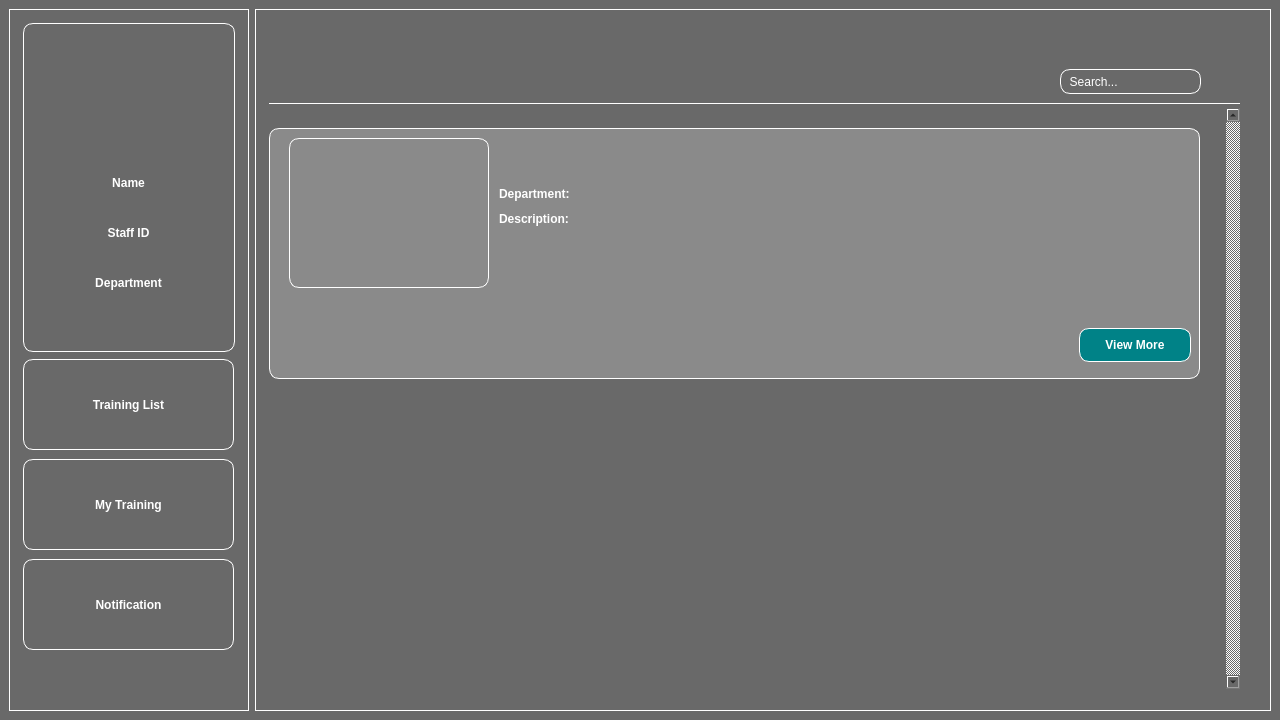
<?xml version="1.0" encoding="UTF-8"?>
<ui version="4.0">
 <class>MainWindow</class>
 <widget class="QMainWindow" name="MainWindow">
  <property name="geometry">
   <rect>
    <x>0</x>
    <y>0</y>
    <width>1280</width>
    <height>720</height>
   </rect>
  </property>
  <property name="minimumSize">
   <size>
    <width>1280</width>
    <height>720</height>
   </size>
  </property>
  <property name="maximumSize">
   <size>
    <width>1280</width>
    <height>720</height>
   </size>
  </property>
  <property name="windowTitle">
   <string>MainWindow</string>
  </property>
  <property name="styleSheet">
   <string notr="true">background-color: #696969;</string>
  </property>
  <widget class="QWidget" name="centralwidget">
   <property name="minimumSize">
    <size>
     <width>1280</width>
     <height>720</height>
    </size>
   </property>
   <property name="maximumSize">
    <size>
     <width>1280</width>
     <height>720</height>
    </size>
   </property>
   <property name="autoFillBackground">
    <bool>false</bool>
   </property>
   <layout class="QHBoxLayout" name="horizontalLayout">
    <item>
     <widget class="QFrame" name="side_frame">
      <property name="minimumSize">
       <size>
        <width>240</width>
        <height>0</height>
       </size>
      </property>
      <property name="maximumSize">
       <size>
        <width>240</width>
        <height>16777215</height>
       </size>
      </property>
      <property name="styleSheet">
       <string notr="true">border: 1px solid white;</string>
      </property>
      <property name="frameShape">
       <enum>QFrame::StyledPanel</enum>
      </property>
      <property name="frameShadow">
       <enum>QFrame::Raised</enum>
      </property>
      <widget class="QFrame" name="profile_frame">
       <property name="geometry">
        <rect>
         <x>14</x>
         <y>14</y>
         <width>212</width>
         <height>329</height>
        </rect>
       </property>
       <property name="styleSheet">
        <string notr="true">border-radius: 10px;</string>
       </property>
       <property name="frameShape">
        <enum>QFrame::StyledPanel</enum>
       </property>
       <property name="frameShadow">
        <enum>QFrame::Raised</enum>
       </property>
       <widget class="QPushButton" name="profile_button">
        <property name="geometry">
         <rect>
          <x>63</x>
          <y>40</y>
          <width>90</width>
          <height>90</height>
         </rect>
        </property>
        <property name="sizePolicy">
         <sizepolicy hsizetype="Minimum" vsizetype="Fixed">
          <horstretch>0</horstretch>
          <verstretch>0</verstretch>
         </sizepolicy>
        </property>
        <property name="minimumSize">
         <size>
          <width>90</width>
          <height>90</height>
         </size>
        </property>
        <property name="maximumSize">
         <size>
          <width>90</width>
          <height>90</height>
         </size>
        </property>
        <property name="styleSheet">
         <string notr="true">border: none;
border-radius: 50%;
</string>
        </property>
        <property name="text">
         <string/>
        </property>
        <property name="icon">
         <iconset>
          <normaloff>profile.png</normaloff>profile.png</iconset>
        </property>
        <property name="iconSize">
         <size>
          <width>90</width>
          <height>90</height>
         </size>
        </property>
       </widget>
       <widget class="QLabel" name="name_label">
        <property name="geometry">
         <rect>
          <x>10</x>
          <y>150</y>
          <width>191</width>
          <height>20</height>
         </rect>
        </property>
        <property name="layoutDirection">
         <enum>Qt::LeftToRight</enum>
        </property>
        <property name="styleSheet">
         <string notr="true">border: none;
color: white;
font-weight: bold;
</string>
        </property>
        <property name="text">
         <string>Name</string>
        </property>
        <property name="alignment">
         <set>Qt::AlignCenter</set>
        </property>
       </widget>
       <widget class="QLabel" name="staff_id_label">
        <property name="geometry">
         <rect>
          <x>10</x>
          <y>200</y>
          <width>191</width>
          <height>20</height>
         </rect>
        </property>
        <property name="styleSheet">
         <string notr="true">border: none;
color: white;
font-weight: bold;</string>
        </property>
        <property name="text">
         <string>Staff ID</string>
        </property>
        <property name="alignment">
         <set>Qt::AlignCenter</set>
        </property>
       </widget>
       <widget class="QLabel" name="department_label">
        <property name="geometry">
         <rect>
          <x>10</x>
          <y>250</y>
          <width>191</width>
          <height>20</height>
         </rect>
        </property>
        <property name="styleSheet">
         <string notr="true">border: none;
color: white;
font-weight: bold;</string>
        </property>
        <property name="text">
         <string>Department</string>
        </property>
        <property name="alignment">
         <set>Qt::AlignCenter</set>
        </property>
       </widget>
       <widget class="QLabel" name="name_db">
        <property name="geometry">
         <rect>
          <x>10</x>
          <y>170</y>
          <width>191</width>
          <height>20</height>
         </rect>
        </property>
        <property name="styleSheet">
         <string notr="true">border: none;
color: white;</string>
        </property>
        <property name="text">
         <string/>
        </property>
        <property name="alignment">
         <set>Qt::AlignCenter</set>
        </property>
       </widget>
       <widget class="QLabel" name="id_db">
        <property name="geometry">
         <rect>
          <x>10</x>
          <y>220</y>
          <width>191</width>
          <height>20</height>
         </rect>
        </property>
        <property name="styleSheet">
         <string notr="true">border: none;
color: white;</string>
        </property>
        <property name="text">
         <string/>
        </property>
        <property name="alignment">
         <set>Qt::AlignCenter</set>
        </property>
       </widget>
       <widget class="QLabel" name="department_db">
        <property name="geometry">
         <rect>
          <x>10</x>
          <y>270</y>
          <width>191</width>
          <height>20</height>
         </rect>
        </property>
        <property name="styleSheet">
         <string notr="true">border: none;
color: white;</string>
        </property>
        <property name="text">
         <string/>
        </property>
        <property name="alignment">
         <set>Qt::AlignCenter</set>
        </property>
       </widget>
      </widget>
      <widget class="QPushButton" name="my_training_button">
       <property name="geometry">
        <rect>
         <x>14</x>
         <y>450</y>
         <width>211</width>
         <height>91</height>
        </rect>
       </property>
       <property name="styleSheet">
        <string notr="true">color: white;
font-weight: bold;
border-radius: 10px;</string>
       </property>
       <property name="text">
        <string>My Training</string>
       </property>
      </widget>
      <widget class="QPushButton" name="list_button">
       <property name="geometry">
        <rect>
         <x>14</x>
         <y>350</y>
         <width>211</width>
         <height>91</height>
        </rect>
       </property>
       <property name="styleSheet">
        <string notr="true">color: white;
font-weight: bold;
border-radius: 10px;</string>
       </property>
       <property name="text">
        <string>Training List</string>
       </property>
      </widget>
      <widget class="QPushButton" name="notification_button">
       <property name="geometry">
        <rect>
         <x>14</x>
         <y>550</y>
         <width>211</width>
         <height>91</height>
        </rect>
       </property>
       <property name="styleSheet">
        <string notr="true">color: white;
font-weight: bold;
border-radius: 10px;</string>
       </property>
       <property name="text">
        <string>Notification</string>
       </property>
      </widget>
      <widget class="QPushButton" name="logout_button">
       <property name="geometry">
        <rect>
         <x>14</x>
         <y>650</y>
         <width>51</width>
         <height>41</height>
        </rect>
       </property>
       <property name="styleSheet">
        <string notr="true">border: none;
border-radius: 50%;</string>
       </property>
       <property name="text">
        <string/>
       </property>
       <property name="icon">
        <iconset>
         <normaloff>logout.png</normaloff>logout.png</iconset>
       </property>
       <property name="iconSize">
        <size>
         <width>45</width>
         <height>45</height>
        </size>
       </property>
      </widget>
     </widget>
    </item>
    <item>
     <widget class="QFrame" name="main_frame">
      <property name="styleSheet">
       <string notr="true">border: 1px solid white;</string>
      </property>
      <property name="frameShape">
       <enum>QFrame::StyledPanel</enum>
      </property>
      <property name="frameShadow">
       <enum>QFrame::Raised</enum>
      </property>
      <widget class="QLabel" name="header">
       <property name="geometry">
        <rect>
         <x>14</x>
         <y>14</y>
         <width>971</width>
         <height>81</height>
        </rect>
       </property>
       <property name="sizePolicy">
        <sizepolicy hsizetype="Preferred" vsizetype="Preferred">
         <horstretch>0</horstretch>
         <verstretch>0</verstretch>
        </sizepolicy>
       </property>
       <property name="font">
        <font>
         <pointsize>22</pointsize>
         <weight>75</weight>
         <bold>true</bold>
        </font>
       </property>
       <property name="styleSheet">
        <string notr="true">border: none;
border-bottom: 1px solid white;
color: white;
font-weight: bold;
</string>
       </property>
       <property name="text">
        <string/>
       </property>
      </widget>
      <widget class="QScrollArea" name="scrollArea">
       <property name="geometry">
        <rect>
         <x>14</x>
         <y>99</y>
         <width>971</width>
         <height>581</height>
        </rect>
       </property>
       <property name="styleSheet">
        <string notr="true">border: none;</string>
       </property>
       <property name="verticalScrollBarPolicy">
        <enum>Qt::ScrollBarAlwaysOn</enum>
       </property>
       <property name="widgetResizable">
        <bool>true</bool>
       </property>
       <widget class="QWidget" name="scrollAreaWidgetContents_2">
        <property name="geometry">
         <rect>
          <x>0</x>
          <y>0</y>
          <width>945</width>
          <height>581</height>
         </rect>
        </property>
        <widget class="QFrame" name="training">
         <property name="geometry">
          <rect>
           <x>0</x>
           <y>20</y>
           <width>931</width>
           <height>251</height>
          </rect>
         </property>
         <property name="styleSheet">
          <string notr="true">border: 1px solid white;
background: #8A8A8A;
border-radius: 10px;</string>
         </property>
         <property name="frameShape">
          <enum>QFrame::StyledPanel</enum>
         </property>
         <property name="frameShadow">
          <enum>QFrame::Raised</enum>
         </property>
         <widget class="QLabel" name="training_image">
          <property name="geometry">
           <rect>
            <x>20</x>
            <y>10</y>
            <width>200</width>
            <height>150</height>
           </rect>
          </property>
          <property name="text">
           <string/>
          </property>
         </widget>
         <widget class="QLabel" name="department_label_2">
          <property name="geometry">
           <rect>
            <x>230</x>
            <y>50</y>
            <width>111</width>
            <height>31</height>
           </rect>
          </property>
          <property name="font">
           <font>
            <weight>75</weight>
            <bold>true</bold>
           </font>
          </property>
          <property name="styleSheet">
           <string notr="true">color: white;
font-weight: bold;
border: none;</string>
          </property>
          <property name="text">
           <string>Department: </string>
          </property>
         </widget>
         <widget class="QLabel" name="department_db_2">
          <property name="geometry">
           <rect>
            <x>340</x>
            <y>50</y>
            <width>581</width>
            <height>31</height>
           </rect>
          </property>
          <property name="font">
           <font>
            <pointsize>8</pointsize>
            <weight>50</weight>
            <bold>false</bold>
           </font>
          </property>
          <property name="styleSheet">
           <string notr="true">color: white;
font-weight: regular;
border: none;
bold: none;</string>
          </property>
          <property name="text">
           <string/>
          </property>
         </widget>
         <widget class="QLabel" name="description_label">
          <property name="geometry">
           <rect>
            <x>230</x>
            <y>80</y>
            <width>101</width>
            <height>21</height>
           </rect>
          </property>
          <property name="font">
           <font>
            <weight>75</weight>
            <bold>true</bold>
           </font>
          </property>
          <property name="styleSheet">
           <string notr="true">color: white;
font-weight: bold;
border: none;</string>
          </property>
          <property name="text">
           <string>Description: </string>
          </property>
         </widget>
         <widget class="QLabel" name="description_db">
          <property name="geometry">
           <rect>
            <x>230</x>
            <y>100</y>
            <width>691</width>
            <height>81</height>
           </rect>
          </property>
          <property name="styleSheet">
           <string notr="true">color: white;
font-weight: regular;
border: none;</string>
          </property>
          <property name="text">
           <string/>
          </property>
          <property name="alignment">
           <set>Qt::AlignLeading|Qt::AlignLeft|Qt::AlignTop</set>
          </property>
          <property name="wordWrap">
           <bool>true</bool>
          </property>
         </widget>
         <widget class="QPushButton" name="view_button">
          <property name="geometry">
           <rect>
            <x>810</x>
            <y>200</y>
            <width>112</width>
            <height>34</height>
           </rect>
          </property>
          <property name="styleSheet">
           <string notr="true">color: white;
font-weight: bold;
border-radius: 10px;
background: #008287;
</string>
          </property>
          <property name="text">
           <string>View More</string>
          </property>
         </widget>
         <widget class="QPushButton" name="training_name_db">
          <property name="geometry">
           <rect>
            <x>230</x>
            <y>20</y>
            <width>691</width>
            <height>31</height>
           </rect>
          </property>
          <property name="font">
           <font>
            <pointsize>12</pointsize>
            <weight>75</weight>
            <bold>true</bold>
           </font>
          </property>
          <property name="styleSheet">
           <string notr="true">color: white;
font-weight: bold;
border: none;
text-align: left;
</string>
          </property>
          <property name="text">
           <string/>
          </property>
         </widget>
        </widget>
       </widget>
      </widget>
      <widget class="QLineEdit" name="search_bar">
       <property name="geometry">
        <rect>
         <x>805</x>
         <y>60</y>
         <width>141</width>
         <height>25</height>
        </rect>
       </property>
       <property name="styleSheet">
        <string notr="true">color: white;
border-radius: 10px;</string>
       </property>
       <property name="text">
        <string>  Search...</string>
       </property>
      </widget>
      <widget class="QPushButton" name="search_button">
       <property name="geometry">
        <rect>
         <x>950</x>
         <y>57</y>
         <width>31</width>
         <height>34</height>
        </rect>
       </property>
       <property name="styleSheet">
        <string notr="true">border: none;</string>
       </property>
       <property name="text">
        <string/>
       </property>
       <property name="icon">
        <iconset>
         <normaloff>search.png</normaloff>search.png</iconset>
       </property>
       <property name="iconSize">
        <size>
         <width>25</width>
         <height>25</height>
        </size>
       </property>
      </widget>
     </widget>
    </item>
   </layout>
  </widget>
 </widget>
 <resources/>
 <connections/>
</ui>
